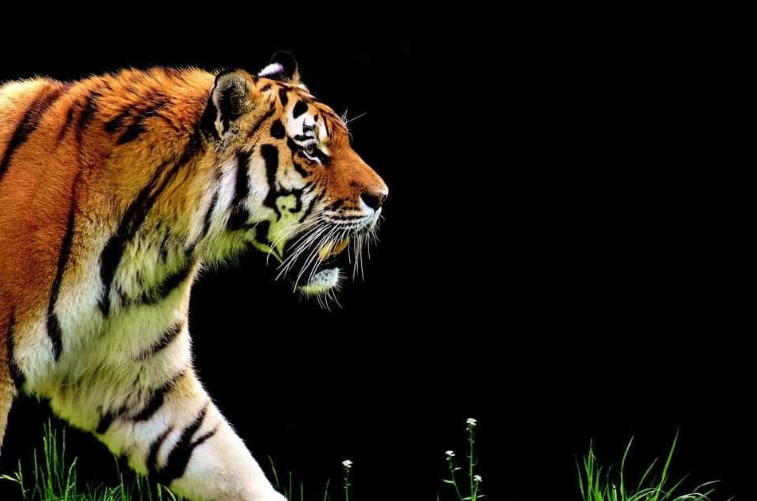
#> input picture MEng_project_Vidhula/tiger.png, 757 x 501 px
$ jupyter execute DFT-for-edge-detection.ipynb   (older library calls are emulated)
#> lines starting #> are read from the running program, lines starting #| are printed output that depends on the picture; after the words box and inside, x2 and y2 are one past the last pixel; in counts of white or black regions, pixels touching at a corner belong together
## Converting image to frequency domain

**Aim:** Approximating given image of a shape- tested on circle and square

**Strategy:**
- Edge detection
- Apply Fourier Transform to convert to frequency domain
- Plot reconstructed image

### Initializing

[cell 1]
import cv2
import numpy as np
from matplotlib import pyplot as plt

[cell 2]
#Load and convert image to grayscale
img = cv2.imread('tiger.png')
#> img is the input picture: shape (501, 757, 3); mean B, G, R 21.1, 32.4, 40
assert img is not None, "Image path not loaded correctly"
img = cv2.cvtColor(img, cv2.COLOR_BGR2RGB) #CV uses BGR instead of RGB

# convert the image to grayscale format
img_gray = cv2.cvtColor(img, cv2.COLOR_BGR2GRAY)
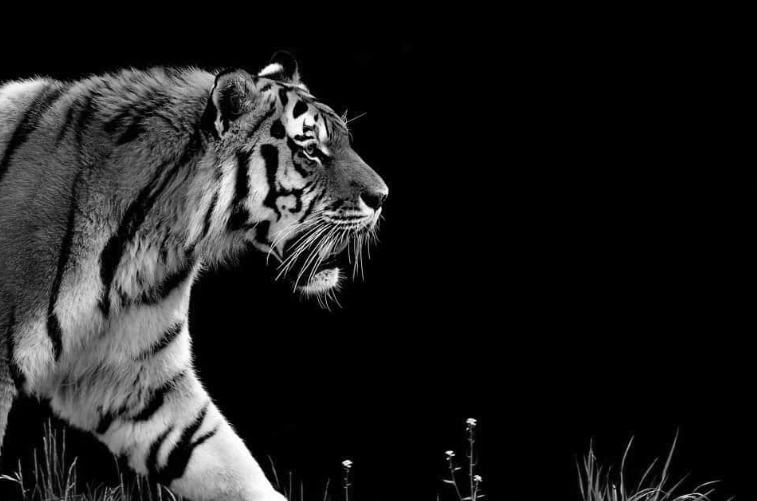
#> img_gray: shape (501, 757); min 0, max 255, mean 29.9

#blur the image using Gaussian filter for noise reduction
img_blur = cv2.GaussianBlur(img_gray, (3,3), 0)

### Edge detection

[cell 3]
# Sobel Edge Detection
sobelxy = cv2.Sobel(src=img_blur, ddepth=cv2.CV_64F, dx=1, dy=1, ksize=3)
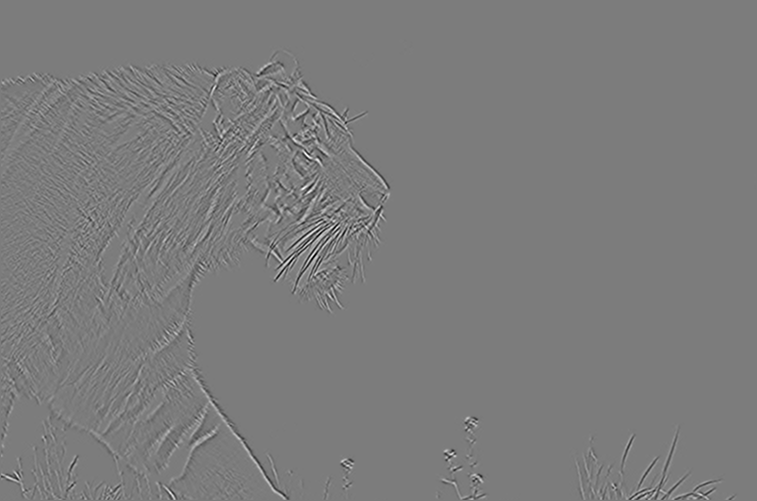
#> sobelxy: shape (501, 757) float64; min -163, max 171, mean 0; drawn with min black and max white
sobelxy_abs = cv2.convertScaleAbs(sobelxy)
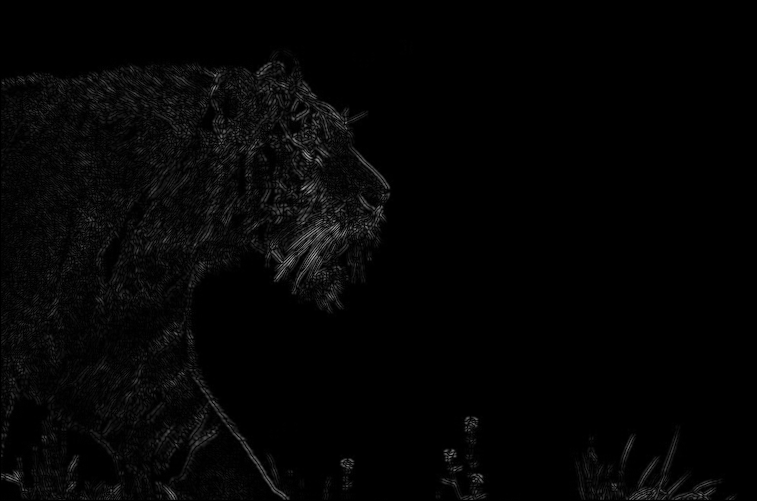
#> sobelxy_abs: shape (501, 757); min 0, max 171, mean 4.5

contours, _ = cv2.findContours(sobelxy_abs, cv2.RETR_EXTERNAL, cv2.CHAIN_APPROX_NONE)
#> contours = 112 contours, 105 with area under 20; largest, box (x1, y1, x2, y2) and area: (1, 45, 395, 500) 128963, (569, 422, 739, 500) 6290, (431, 415, 490, 500) 2596, (339, 454, 356, 500) 622, (318, 473, 338, 500) 310, (399, 39, 407, 51) 30, (409, 41, 414, 55) 26

# Plot all contours without filtering, to inspect the results
fig, axs = plt.subplots(1, 2, figsize=(15, 7))
axs[0].imshow(img)
axs[0].set_title("Original image")
axs[0].axis('off')

axs[1].imshow(sobelxy, cmap='gray')

# Plot each detected contour in red
for contour in contours:
    x_coords = np.array([point[0][0] for point in contour])
    y_coords = np.array([point[0][1] for point in contour])
    axs[1].plot(x_coords, y_coords, color='red')
#> this loop made 112 passes
#> (x_coords, y_coords) on passes 2 to 6: ([430], [499]), ([382], [499]), ([312, 313, 314, 315, 314, 313], [499, 499, 499, 499, 499, 499]), ([310], [499]), ([505, 505, 506, 507, 508, 509, 508, 507, 506], [498, 499, 499, 499, 499, 499, 499, 499, 499])
#> (contour, x_coords, y_coords) on passes 1, 7, 10, 11, 16, 19: ([[569, 499], [570, 499]], [569, 570], [499, 499]), ([[502, 498], [503, 498]], [502, 503], [498, 498]), ([[378, 498], [379, 498]], [378, 379], [498, 498]), ([[375, 498], [374, 499], [375, 499], [376, 498]], [375, 374, 375, 376], [498, 499, 499, 498]), ([[506, 493], [506, 494], [507, 494], [507, 493]], [506, 506, 507, 507], [493, 494, 494, 493]), ([[447, 491], [448, 491]], [447, 448], [491, 491])

axs[1].set_title("Edge extracted image with all contours overlay")
axs[1].axis('off')
plt.show()
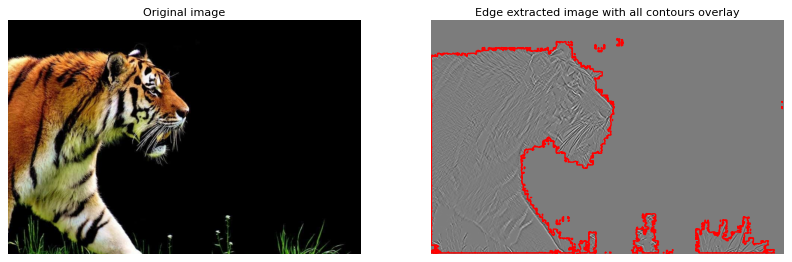
#> figure drawn by matplotlib, 2 panels

### Fourier Transform on coordiantes

[cell 4]
# Perform 1D Fourier Transforms on x and y coordinate arrays
ft_x = np.fft.fft(x_coords)
ft_y = np.fft.fft(y_coords)

# Get frequencies for synthesis
frequencies_x = np.fft.fftfreq(len(ft_x))
#> frequencies_x = 34 values, max 0.471 at index 16, min -0.5 at index 17, mean -0.0147
frequencies_y = np.fft.fftfreq(len(ft_y))
#> frequencies_y has the same summary as frequencies_x

[cell 5]
# Plot magnitudes to visualize the strength of each frequency component
magnitude_x = np.abs(ft_x)
#> magnitude_x = 34 values, max 13726 at index 0, min 2.16e-15 at index 17, mean 409.7
magnitude_y = np.abs(ft_y)
#> magnitude_y = 34 values, max 1488 at index 0, min 0.616 at index 16, mean 51.76

# Plot the Fourier Transform magnitudes for x and y
plt.figure(figsize=(14, 5))
plt.subplot(1, 2, 1)
plt.plot(frequencies_x, magnitude_x)
plt.title("Fourier Transform of X Coordinates")
plt.xlabel("Frequency")
plt.ylabel("Magnitude")

plt.subplot(1, 2, 2)
plt.plot(frequencies_y, magnitude_y)
plt.title("Fourier Transform of Y Coordinates")
plt.xlabel("Frequency")
plt.ylabel("Magnitude")
plt.tight_layout()
plt.show()
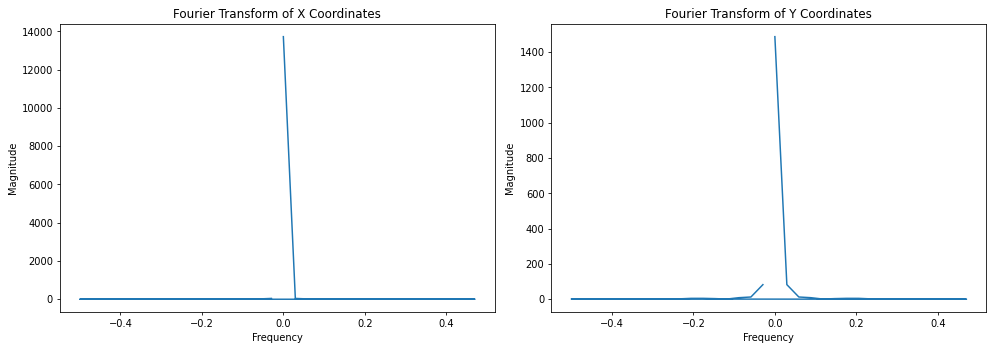
#> figure drawn by matplotlib, 2 panels
